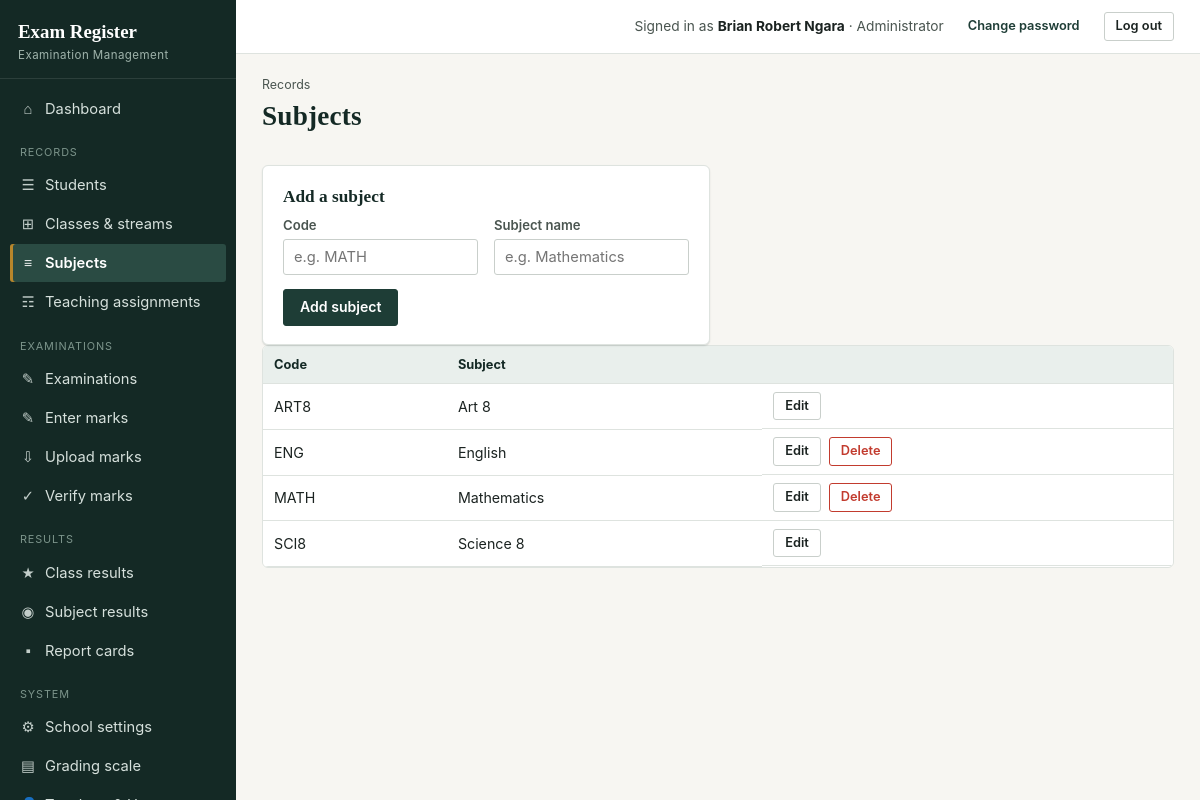
/subjects (signed in), run on the app's committed database.
### tables this page shows
CREATE TABLE settings(key TEXT PRIMARY KEY, value TEXT NOT NULL DEFAULT '');

CREATE TABLE users(
    id INTEGER PRIMARY KEY AUTOINCREMENT,
    username TEXT NOT NULL UNIQUE COLLATE NOCASE,
    full_name TEXT NOT NULL,
    initials TEXT NOT NULL DEFAULT '',
    password_hash TEXT NOT NULL,
    role TEXT NOT NULL DEFAULT 'teacher',
    phone TEXT NOT NULL DEFAULT '',
    active INTEGER NOT NULL DEFAULT 1,
    must_change_password INTEGER NOT NULL DEFAULT 0,
    created_at TEXT NOT NULL DEFAULT CURRENT_TIMESTAMP
, tsc_no TEXT NOT NULL DEFAULT '');

CREATE TABLE subjects(
    id INTEGER PRIMARY KEY AUTOINCREMENT,
    code TEXT NOT NULL UNIQUE COLLATE NOCASE,
    name TEXT NOT NULL
);

### routes/academic.py (the view, shortened to what this page needs)
@bp.route("/subjects", methods=["GET", "POST"])
@perm_required("subjects.manage")
def subjects():
    rows = q("SELECT s.*, (SELECT COUNT(*) FROM exam_papers p WHERE p.subject_id=s.id) AS n_papers "
             "FROM subjects s ORDER BY s.name")
    return render_template("subjects.html", subjects=rows)

### core.py (called while the page is built, shortened)
def connect():
    con = sqlite3.connect(DB_PATH, timeout=20)
    con.row_factory = sqlite3.Row
    con.execute("PRAGMA foreign_keys = ON")
    return con

def db():
    if "db" not in g:
        g.db = connect()
    return g.db

def q(sql, args=()):
    return db().execute(sql, args).fetchall()

def q1(sql, args=()):
    return db().execute(sql, args).fetchone()

def settings():
    if "settings" not in g:
        d = dict(DEFAULT_SETTINGS)
        for r in q("SELECT key,value FROM settings"):
            d[r["key"]] = r["value"]
        g.settings = d
    return g.settings

def csrf_token():
    if "csrf" not in session:
        session["csrf"] = secrets.token_hex(16)
    return session["csrf"]

def load_user():
    g.user = None
    uid = session.get("uid")
    if uid:
        u = q1("SELECT * FROM users WHERE id=? AND active=1", (uid,))
        if u:
            g.user = u
        else:
            session.pop("uid", None)

def has_perm(perm):
    u = g.get("user")
    if not u:
        return False
    if u["role"] == "admin":
        return True
    if "perms" not in g:
        g.perms = {r["perm"] for r in q(
            "SELECT perm FROM role_permissions WHERE role=?", (u["role"],))}
    return perm in g.perms

def is_admin():
    u = g.get("user")
    return bool(u and u["role"] == "admin")

def perm_required(*perms):
    def deco(f):
        @functools.wraps(f)
        def wrapper(*a, **k):
            if not g.user:
                return redirect(url_for("auth.login", next=request.full_path.rstrip("?")))
            if not any(has_perm(p) for p in perms):
                abort(403)
            return f(*a, **k)
        return wrapper
    return deco

def auto_backup_if_due():
    today = datetime.date.today().isoformat()
    if _last_auto_check["day"] == today:
        return

### templates/subjects.html (shortened to what this page needs)
{% extends "base.html" %}
{% block content %}
<div class="page-head"><div><div class="eyebrow">Records</div><h1>Subjects</h1></div></div>
<div class="grid cols-2">
<div class="card">
  <h3>Add a subject</h3>
  <form method="post">
    <div class="grid cols-2">
      <div class="field"><label>Code</label><input type="text" name="code" placeholder="e.g. MATH" required></div>
      <div class="field"><label>Subject name</label><input type="text" name="name" placeholder="e.g. Mathematics" required></div>
    </div>
    <button class="btn btn-primary">Add subject</button>
  </form>
</div>
</div>
<div class="tbl-wrap section">
<table>
  <thead><tr><th>Code</th><th>Subject</th><th></th></tr></thead>
  <tbody>
  {% for s in subjects %}
    <tr>
      <td>{{ s.code }}</td><td>{{ s.name }}</td>
      <td class="btn-row">
        <button class="btn btn-sm" onclick="document.getElementById('s{{ s.id }}').classList.toggle('hidden')">Edit</button>
        {% if s.n_papers == 0 %}
        <form method="post" action="{{ url_for('academic.subject_delete', sid=s.id) }}" style="display:inline" onsubmit="return confirm('Delete this subject?');">
          <input type="hidden" name="csrf_token" value="{{ csrf_token() }}"><button class="btn btn-sm btn-danger">Delete</button>
        </form>
        {% endif %}
      </td>
    </tr>
  {% else %}
    <tr><td colspan="3" class="tbl-empty">No subjects yet.</td></tr>
  {% endfor %}
  </tbody>
</table>
</div>
{% endblock %}

### templates/base.html (shortened to what this page needs)
<!doctype html>
<html lang="en">
<head>
<link rel="stylesheet" href="{{ url_for('static', filename='style.css') }}">
</head>
<body>
{% if user %}
<div class="shell">
  <aside class="sidebar" id="sidebar">
    <div class="brand">
      <div class="mark">{{ school.school_name if school and school.school_name != 'Your School Name' else 'Exam Register' }}</div>
      <div class="sub">Examination Management</div>
    </div>
    <nav class="nav">
      <a href="{{ url_for('system.dashboard') }}" class="{{ 'active' if request.endpoint=='system.dashboard' }}"><span class="ic">&#8962;</span> Dashboard</a>
      <div class="group-label">Records</div>
      {% if has_perm('students.view') or has_perm('students.manage') %}
      <a href="{{ url_for('academic.students') }}" class="{{ 'active' if request.endpoint and request.endpoint.startswith('academic.student') }}"><span class="ic">&#9776;</span> Students</a>
      {% endif %}
      {% if has_perm('classes.manage') %}
      <a href="{{ url_for('academic.classes') }}" class="{{ 'active' if request.endpoint=='academic.classes' }}"><span class="ic">&#8862;</span> Classes &amp; streams</a>
      {% endif %}
      {% if has_perm('subjects.manage') %}
      <a href="{{ url_for('academic.subjects') }}" class="{{ 'active' if request.endpoint=='academic.subjects' }}"><span class="ic">&#8801;</span> Subjects</a>
      <a href="{{ url_for('academic.teaching') }}" class="{{ 'active' if request.endpoint=='academic.teaching' }}"><span class="ic">&#9782;</span> Teaching assignments</a>
      {% endif %}
      <div class="group-label">Examinations</div>
      <a href="{{ url_for('exams.exams') }}" class="{{ 'active' if request.endpoint and request.endpoint.startswith('exams.exam') }}"><span class="ic">&#9998;</span> Examinations</a>
      <a href="{{ url_for('exams.marks_home') }}" class="{{ 'active' if request.endpoint in ['exams.marks_home','exams.marks_entry'] }}"><span class="ic">&#9998;</span> Enter marks</a>
      <a href="{{ url_for('exams.marks_import') }}" class="{{ 'active' if request.endpoint and request.endpoint.startswith('exams.marks_import') }}"><span class="ic">&#8681;</span> Upload marks</a>
      {% if has_perm('marks.verify') %}
      <a href="{{ url_for('exams.verify_home') }}" class="{{ 'active' if request.endpoint=='exams.verify_home' }}"><span class="ic">&#10003;</span> Verify marks</a>
      {% endif %}
      <div class="group-label">Results</div>
      <a href="{{ url_for('results.class_results') }}" class="{{ 'active' if request.endpoint=='results.class_results' }}"><span class="ic">&#9733;</span> Class results</a>
      <a href="{{ url_for('results.subject_results') }}" class="{{ 'active' if request.endpoint=='results.subject_results' }}"><span class="ic">&#9673;</span> Subject results</a>
      <a href="{{ url_for('results.reports_home') }}" class="{{ 'active' if request.endpoint and request.endpoint.startswith('results.report') }}"><span class="ic">&#9642;</span> Report cards</a>
      {% if is_admin() or has_perm('backup.create') or has_perm('audit.view') %}
      <div class="group-label">System</div>
      {% if is_admin() %}
      <a href="{{ url_for('system.school_settings') }}" class="{{ 'active' if request.endpoint=='system.school_settings' }}"><span class="ic">&#9881;</span> School settings</a>
      <a href="{{ url_for('system.grading') }}" class="{{ 'active' if request.endpoint=='system.grading' }}"><span class="ic">&#9636;</span> Grading scale</a>
      <a href="{{ url_for('auth.users') }}" class="{{ 'active' if request.endpoint and request.endpoint.startswith('auth.user') }}"><span class="ic">&#128100;</span> Teachers &amp; Users</a>
      {% endif %}
      {% endif %}
    </nav>
  </aside>
  <div class="main">
    <div class="topbar">
      <div class="flex items-center gap-12">
        <span class="who">Signed in as <b>{{ user.full_name }}</b> &middot; {{ ROLES.get(user.role, user.role) }}</span>
        <a href="{{ url_for('auth.password') }}" class="btn btn-sm btn-ghost">Change password</a>
        <form method="post" action="{{ url_for('auth.logout') }}" style="margin:0;">
          <button class="btn btn-sm">Log out</button>
        </form>
      </div>
    </div>
    <div class="content{% block wide %}{% endblock %}">
      {% block content %}{% endblock %}
    </div>
  </div>
</div>
{% else %}
  {% include "_flash.html" %}
  {% block guest_content %}{% endblock %}
{% endif %}
</body>
</html>

### data on the page
settings: value "Exam Register"
users: full_name "Brian Robert Ngara", get "Administrator"
subjects: code "ART8", name "Art 8"
subjects: code "ENG", name "English"
subjects: code "MATH", name "Mathematics"
subjects: code "SCI8", name "Science 8"
